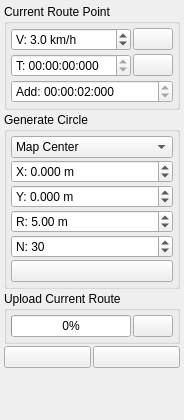
                <widget class="QWidget" name="scrollAreaWidgetContents_3">
                 <property name="geometry">
                  <rect>
                   <x>0</x>
                   <y>0</y>
                   <width>184</width>
                   <height>420</height>
                  </rect>
                 </property>
                 <layout class="QVBoxLayout" name="verticalLayout_17">
                  <property name="spacing">
                   <number>2</number>
                  </property>
                  <property name="leftMargin">
                   <number>4</number>
                  </property>
                  <property name="topMargin">
                   <number>4</number>
                  </property>
                  <property name="rightMargin">
                   <number>4</number>
                  </property>
                  <property name="bottomMargin">
                   <number>4</number>
                  </property>
                  <item>
                   <widget class="QGroupBox" name="groupBox_9">
                    <property name="title">
                     <string>Current Route Point</string>
                    </property>
                    <layout class="QGridLayout" name="gridLayout_6">
                     <property name="leftMargin">
                      <number>4</number>
                     </property>
                     <property name="topMargin">
                      <number>4</number>
                     </property>
                     <property name="rightMargin">
                      <number>4</number>
                     </property>
                     <property name="bottomMargin">
                      <number>4</number>
                     </property>
                     <property name="horizontalSpacing">
                      <number>2</number>
                     </property>
                     <property name="verticalSpacing">
                      <number>3</number>
                     </property>
                     <item row="1" column="0">
                      <widget class="QTimeEdit" name="mapRouteTimeEdit">
                       <property name="displayFormat">
                        <string>T: HH:mm:ss:zzz</string>
                       </property>
                      </widget>
                     </item>
                     <item row="0" column="1">
                      <widget class="QPushButton" name="mapUpdateSpeedButton">
                       <property name="sizePolicy">
                        <sizepolicy hsizetype="Fixed" vsizetype="Fixed">
                         <horstretch>0</horstretch>
                         <verstretch>0</verstretch>
                        </sizepolicy>
                       </property>
                       <property name="toolTip">
                        <string>Set selected speed on all points</string>
                       </property>
                       <property name="text">
                        <string/>
                       </property>
                       <property name="icon">
                        <iconset resource="resources.qrc">
                         <normaloff>:/models/Icons/Available Updates-96.png</normaloff>:/models/Icons/Available Updates-96.png</iconset>
                       </property>
                      </widget>
                     </item>
                     <item row="1" column="1">
                      <widget class="QPushButton" name="mapUpdateTimeButton">
                       <property name="toolTip">
                        <string>Set start time to a specified time from now</string>
                       </property>
                       <property name="text">
                        <string/>
                       </property>
                       <property name="icon">
                        <iconset resource="resources.qrc">
                         <normaloff>:/models/Icons/Clock-96.png</normaloff>:/models/Icons/Clock-96.png</iconset>
                       </property>
                      </widget>
                     </item>
                     <item row="0" column="0">
                      <widget class="QDoubleSpinBox" name="mapRouteSpeedBox">
                       <property name="prefix">
                        <string>V: </string>
                       </property>
                       <property name="suffix">
                        <string> km/h</string>
                       </property>
                       <property name="decimals">
                        <number>1</number>
                       </property>
                       <property name="maximum">
                        <double>120.000000000000000</double>
                       </property>
                       <property name="value">
                        <double>3.000000000000000</double>
                       </property>
                      </widget>
                     </item>
                     <item row="2" column="0" colspan="2">
                      <widget class="QTimeEdit" name="mapRouteAddTimeEdit">
                       <property name="toolTip">
                        <string>Time to add to each new route point from previous point</string>
                       </property>
                       <property name="displayFormat">
                        <string>'Add': HH:mm:ss:zzz</string>
                       </property>
                       <property name="time">
                        <time>
                         <hour>0</hour>
                         <minute>0</minute>
                         <second>2</second>
                        </time>
                       </property>
                      </widget>
                     </item>
                    </layout>
                   </widget>
                  </item>
                  <item>
                   <widget class="QGroupBox" name="groupBox_4">
                    <property name="title">
                     <string>Generate Circle</string>
                    </property>
                    <layout class="QGridLayout" name="gridLayout_4">
                     <property name="leftMargin">
                      <number>4</number>
                     </property>
                     <property name="topMargin">
                      <number>4</number>
                     </property>
                     <property name="rightMargin">
                      <number>4</number>
                     </property>
                     <property name="bottomMargin">
                      <number>4</number>
                     </property>
                     <property name="spacing">
                      <number>2</number>
                     </property>
                     <item row="6" column="0" colspan="2">
                      <widget class="QPushButton" name="genCircButton">
                       <property name="toolTip">
                        <string>Generate</string>
                       </property>
                       <property name="text">
                        <string/>
                       </property>
                       <property name="icon">
                        <iconset resource="resources.qrc">
                         <normaloff>:/models/Icons/Process-96.png</normaloff>:/models/Icons/Process-96.png</iconset>
                       </property>
                      </widget>
                     </item>
                     <item row="4" column="0" colspan="2">
                      <widget class="QDoubleSpinBox" name="genCircRadBox">
                       <property name="toolTip">
                        <string>Circle Radius</string>
                       </property>
                       <property name="prefix">
                        <string>R: </string>
                       </property>
                       <property name="suffix">
                        <string> m</string>
                       </property>
                       <property name="minimum">
                        <double>-9999.000000000000000</double>
                       </property>
                       <property name="maximum">
                        <double>9999.000000000000000</double>
                       </property>
                       <property name="value">
                        <double>5.000000000000000</double>
                       </property>
                      </widget>
                     </item>
                     <item row="5" column="0" colspan="2">
                      <widget class="QSpinBox" name="genCircPointsBox">
                       <property name="toolTip">
                        <string>Number of circle points</string>
                       </property>
                       <property name="prefix">
                        <string>N: </string>
                       </property>
                       <property name="maximum">
                        <number>500</number>
                       </property>
                       <property name="value">
                        <number>30</number>
                       </property>
                      </widget>
                     </item>
                     <item row="2" column="0" colspan="2">
                      <widget class="QDoubleSpinBox" name="genCircYBox">
                       <property name="toolTip">
                        <string>Center Y (Coordinate mode)</string>
                       </property>
                       <property name="prefix">
                        <string>Y: </string>
                       </property>
                       <property name="suffix">
                        <string> m</string>
                       </property>
                       <property name="decimals">
                        <number>3</number>
                       </property>
                       <property name="minimum">
                        <double>-999.000000000000000</double>
                       </property>
                       <property name="maximum">
                        <double>999.000000000000000</double>
                       </property>
                       <property name="singleStep">
                        <double>0.010000000000000</double>
                       </property>
                      </widget>
                     </item>
                     <item row="1" column="0" colspan="2">
                      <widget class="QDoubleSpinBox" name="genCircXBox">
                       <property name="toolTip">
                        <string>Center X (Coordinate mode)</string>
                       </property>
                       <property name="prefix">
                        <string>X: </string>
                       </property>
                       <property name="suffix">
                        <string> m</string>
                       </property>
                       <property name="decimals">
                        <number>3</number>
                       </property>
                       <property name="minimum">
                        <double>-999.000000000000000</double>
                       </property>
                       <property name="maximum">
                        <double>999.000000000000000</double>
                       </property>
                       <property name="singleStep">
                        <double>0.010000000000000</double>
                       </property>
                      </widget>
                     </item>
                     <item row="0" column="0" colspan="2">
                      <widget class="QComboBox" name="genCircCenterBox">
                       <item>
                        <property name="text">
                         <string>Map Center</string>
                        </property>
                       </item>
                       <item>
                        <property name="text">
                         <string>Car Tangent</string>
                        </property>
                       </item>
                       <item>
                        <property name="text">
                         <string>Car Center</string>
                        </property>
                       </item>
                       <item>
                        <property name="text">
                         <string>Coordinates</string>
                        </property>
                       </item>
                      </widget>
                     </item>
                    </layout>
                   </widget>
                  </item>
                  <item>
                   <widget class="QGroupBox" name="groupBox_6">
                    <property name="title">
                     <string>Upload Current Route</string>
                    </property>
                    <layout class="QHBoxLayout" name="horizontalLayout_9">
                     <property name="spacing">
                      <number>2</number>
                     </property>
                     <property name="leftMargin">
                      <number>4</number>
                     </property>
                     <property name="topMargin">
                      <number>4</number>
                     </property>
                     <property name="rightMargin">
                      <number>4</number>
                     </property>
                     <property name="bottomMargin">
                      <number>4</number>
                     </property>
                     <item>
                      <widget class="QProgressBar" name="mapUploadRouteProgressBar">
                       <property name="value">
                        <number>0</number>
                       </property>
                      </widget>
                     </item>
                     <item>
                      <widget class="QPushButton" name="mapUploadRouteButton">
                       <property name="sizePolicy">
                        <sizepolicy hsizetype="Fixed" vsizetype="Fixed">
                         <horstretch>0</horstretch>
                         <verstretch>0</verstretch>
                        </sizepolicy>
                       </property>
                       <property name="toolTip">
                        <string>Write route to car</string>
                       </property>
                       <property name="text">
                        <string/>
                       </property>
                       <property name="icon">
                        <iconset resource="resources.qrc">
                         <normaloff>:/models/Icons/Download-96.png</normaloff>:/models/Icons/Download-96.png</iconset>
                       </property>
                      </widget>
                     </item>
                    </layout>
                   </widget>
                  </item>
                  <item>
                   <layout class="QHBoxLayout" name="horizontalLayout_5">
                    <item>
                     <widget class="QPushButton" name="mapEditHelpButton">
                      <property name="toolTip">
                       <string>Show keyboard shortcuts</string>
                      </property>
                      <property name="text">
                       <string/>
                      </property>
                      <property name="icon">
                       <iconset resource="resources.qrc">
                        <normaloff>:/models/Icons/Help-96.png</normaloff>:/models/Icons/Help-96.png</iconset>
                      </property>
                     </widget>
                    </item>
                    <item>
                     <widget class="QPushButton" name="mapRemoveRouteButton">
                      <property name="text">
                       <string/>
                      </property>
                      <property name="icon">
                       <iconset resource="resources.qrc">
                        <normaloff>:/models/Icons/Delete2-96.png</normaloff>:/models/Icons/Delete2-96.png</iconset>
                      </property>
                     </widget>
                    </item>
                   </layout>
                  </item>
                  <item>
                   <spacer name="verticalSpacer_4">
                    <property name="orientation">
                     <enum>Qt::Vertical</enum>
                    </property>
                    <property name="sizeHint" stdset="0">
                     <size>
                      <width>20</width>
                      <height>208</height>
                     </size>
                    </property>
                   </spacer>
                  </item>
                 </layout>
                </widget>
